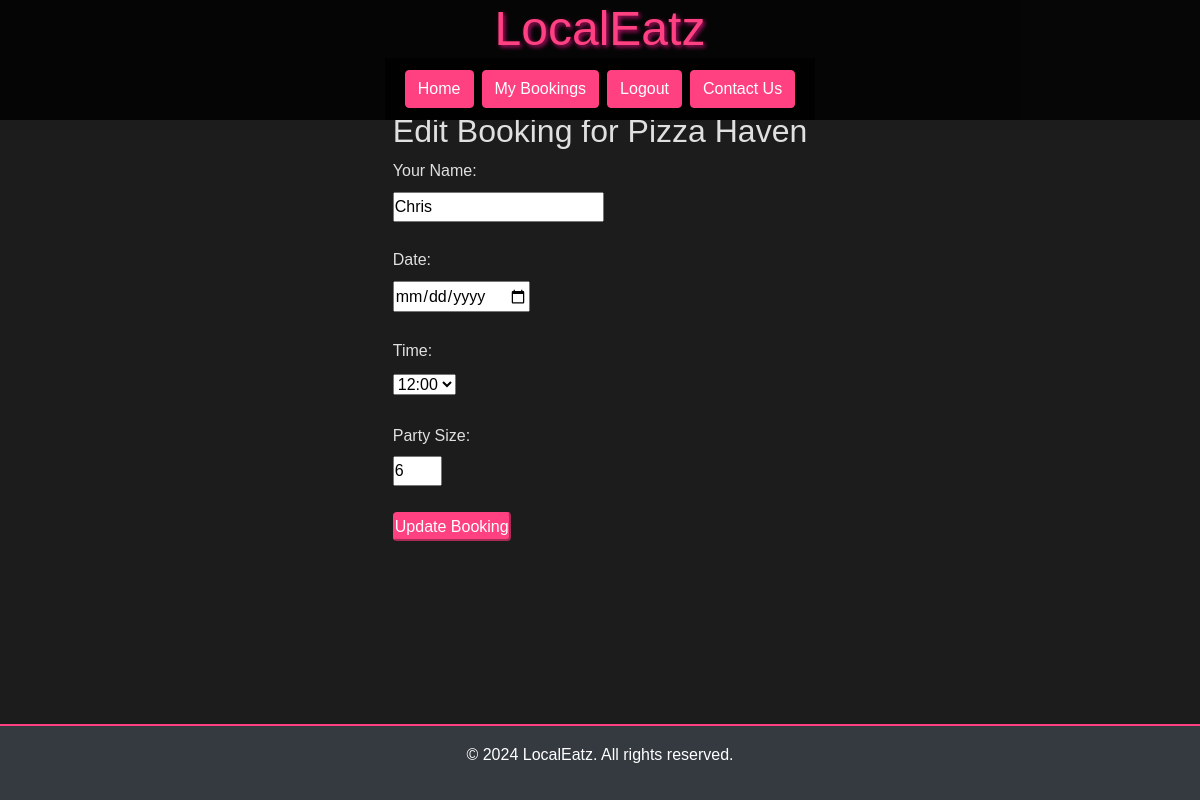
Screenshot of /edit-booking/78/ (signed in) with the database file from the repository.
### restaurants/models.py (models this page shows, shortened)
class Restaurant(models.Model):
    name = models.CharField(max_length=255)
    address = models.CharField(max_length=255)
    description = models.TextField(blank=True)
    max_tables = models.IntegerField(default=3)

class Booking(models.Model):
    user = models.ForeignKey(User, on_delete=models.SET_NULL, null=True)
    restaurant = models.ForeignKey(Restaurant, on_delete=models.CASCADE)
    name = models.CharField(max_length=100)
    date = models.DateField()  # Date of the booking
    time = models.TimeField()  # Time of the booking
    party_size = models.PositiveIntegerField()  # Number of people in the party

### restaurants/views.py (the view)
@login_required
def edit_booking(request, booking_id):
    booking = get_object_or_404(Booking, id=booking_id, user=request.user)
    if request.method == 'POST':
        form = BookingForm(request.POST, instance=booking)
        if form.is_valid():
            updated_booking = form.save()  # Save the booking
            messages.success(request, 'Booking updated successfully.')
            subject = 'Booking Updated'
            html_message = render_to_string(
             'emails/booking_update.html',
             {'user': request.user, 'booking': updated_booking}
            )
            plain_message = strip_tags(html_message)
            send_mail(subject, plain_message, settings.DEFAULT_FROM_EMAIL,
                      [request.user.email],
                      html_message=html_message)
            return redirect('my_bookings')
        else:
            messages.error(request, 'Please correct the errors below.')
    else:
        form = BookingForm(instance=booking)
    return render(request, 'restaurants/edit_booking.html', {
        'form': form,
        'restaurant': booking.restaurant,  # Pass the associated restaurant
        'booking': booking  # Pass the booking object being edited
    })

### restaurants/forms.py
class BookingForm(forms.ModelForm):
    class Meta:
        model = Booking
        fields = ['name', 'date', 'time', 'party_size']

### restaurants/templates/restaurants/edit_booking.html (shortened to what this page needs)
{% extends 'base.html' %}
{% block content %}
<div class="booking-container">
    <div class="booking-content">
        <h2>Edit Booking for {{ restaurant.name }}</h2>
        <form method="post" action="{% url 'edit_booking' booking.id %}">
            <label for="name">Your Name:</label><br>
            <input type="text" id="name" name="name" value="{{ booking.name }}" required><br><br>
            <label for="date">Date:</label><br>
            <input type="date" id="date" name="date" value="{{ booking.date }}" required><br><br>
            <label for="time">Time:</label><br>
                <select id="time" name="time" required>
                </select><br><br>
            <label for="party_size">Party Size:</label><br>
            <input type="number" id="party_size" name="party_size" value="{{ booking.party_size }}" required min="2" max="8"><br><br>
            <button type="submit" class="btn-primary">Update Booking</button>
        </form>
    </div>
</div>
{% endblock %}

### static/css/styles.css (style rules this page uses)
* { margin: 0; padding: 0; box-sizing: border-box; }
body { font-family: 'Arial', sans-serif; background: #1c1c1c; color: #e0e0e0; line-height: 1.6; padding: 0; margin: 0; }
.btn-primary { background-color: #ff4081; color: #fff; border-radius: 4px; border-color: #ff4081; }
.booking-container { display: flex; justify-content: center; align-items: flex-start; }

### rows the page displays
Restaurant: name "Pizza Haven"
Booking: name "Chris", party_size "6"
